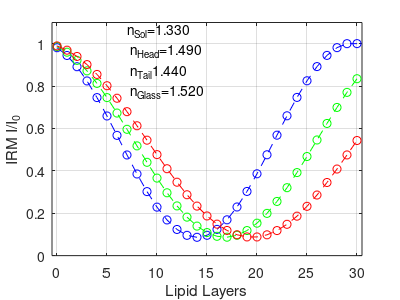
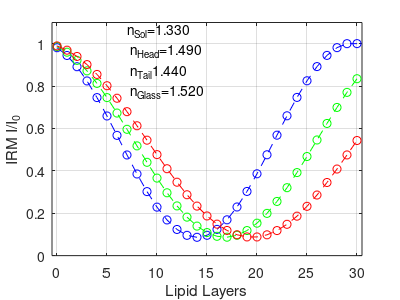
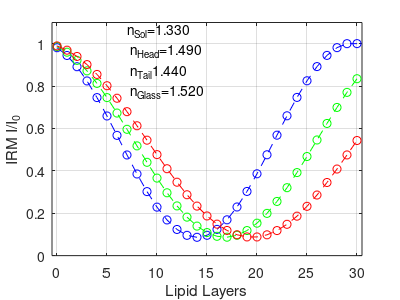

These charts were generated, in order, by the following MATLAB code:
%% IV: Head-Tail Simulation, Base Adlayer
clear; clc;

%IRM Light Wavelength
lambda1 = 450e-9;
lambda2 = 532e-9; 
lambda3 = 610e-9;

%Refractive Indices
n0 = 1.52; %Substrate refractive index
n1 = 1.49; %Phosphocholine lipid head group refractive index
n2 = 1.44; %Lipid tail group refractive index (octadecane used in model)
n3 = 1.33; %PBS top solution and water adlayer refractive index

%Distances and Wavelength
m = 0:30;
npoint=max(size(m));
d1 = 0.5e-9; %Phosphocholine head thickness
d2 = 4e-9; %Tail thickness
d3 = 1e-9; %Adlayer thickness

%Fresnel Reflectance Coefficients
r03 = (n0-n3)/(n0+n3); %Substrate to adlayer
r12 = (n1-n2)/(n1+n2); %Head to tail
r21 = -r12; %Tail to head
r13 = (n1-n3)/(n1+n3); %Head to top solution
r31 = -r13; %Adlayer to head

%Fresnel Transmittance Coefficients
t03 = 2*n0/(n0+n3);  %Substrate to adlayer
t12 = 2*n1/(n1+n2); %Head to tail
t21 = 2*n2/(n1+n2); %Tail to head
t13 = 2*n1/(n1+n3); %Head to top solution 
t31 = 2*n3/(n1+n3); %Adlayer to head

%Transfer Matrices between layers
M03 = [1,r03;r03,1]/t03; %Substrate to adlayer
M12 = [1,r12;r12,1]/t12; %Head to tail
M21 = [1,r21;r21,1]/t21; %Tail to head
M13 = [1,r13;r13,1]/t13; %Head to top solution 
M31 = [1,r31;r31,1]/t31; %Adlayer to head

%Transfer Matrices within layers
phi1_l1 = 2*pi*n1*d1/lambda1; %Head
phi2_l1 = 2*pi*n2*d2/lambda1; %Tail
phi3_l1 = 2*pi*n3*d3/lambda1; %Adlayer
M1_l1 = [exp(1i*phi1_l1),0;0,exp(-1*1i*phi1_l1)]; %Head
M2_l1 = [exp(1i*phi2_l1),0;0,exp(-1*1i*phi2_l1)]; %Tail
M3_l1 = [exp(1i*phi3_l1),0;0,exp(-1*1i*phi3_l1)]; %Adlayer

phi1_l2 = 2*pi*n1*d1/lambda2; %Head
phi2_l2 = 2*pi*n2*d2/lambda2; %Tail
phi3_l2 = 2*pi*n3*d3/lambda2; %Adlayer
M1_l2 = [exp(1i*phi1_l2),0;0,exp(-1*1i*phi1_l2)]; %Head
M2_l2 = [exp(1i*phi2_l2),0;0,exp(-1*1i*phi2_l2)]; %Tail
M3_l2 = [exp(1i*phi3_l2),0;0,exp(-1*1i*phi3_l2)]; %Adlayer

phi1_l3 = 2*pi*n1*d1/lambda3; %Head
phi2_l3 = 2*pi*n2*d2/lambda3; %Tail
phi3_l3 = 2*pi*n3*d3/lambda3; %Adlayer
M1_l3 = [exp(1i*phi1_l3),0;0,exp(-1*1i*phi1_l3)]; %Head
M2_l3 = [exp(1i*phi2_l3),0;0,exp(-1*1i*phi2_l3)]; %Tail
M3_l3 = [exp(1i*phi3_l3),0;0,exp(-1*1i*phi3_l3)]; %Adlayer

%Light Pathway: m03 - m3 - m31 - j(m1 - m12 - m2 - m21 - m1) - m13
for j=1:npoint
	M_l1 = M03*M3_l1*M31*[(M1_l1*M12*M2_l1*M21*M1_l1)^j]*M13;
	r_l1(j)=M_l1(2,1)/M_l1(1,1);
    t_l1(j)=1/M_l1(1,1);
	
	M_l2 = M03*M3_l2*M31*[(M1_l2*M12*M2_l2*M21*M1_l2)^j]*M13;
	r_l2(j)=M_l2(2,1)/M_l2(1,1);
    t_l2(j)=1/M_l2(1,1);
	
	M_l3 = M03*M3_l3*M31*[(M1_l3*M12*M2_l3*M21*M1_l3)^j]*M13;
	r_l3(j)=M_l3(2,1)/M_l3(1,1);
    t_l3(j)=1/M_l3(1,1);
end
for k=1:npoint
        R_l1(k)=norm(r_l1(k))^2;
        T_l1(k)=norm(t_l1(k))^2*n3/n0;
		
		R_l2(k)=norm(r_l2(k))^2;
        T_l2(k)=norm(t_l2(k))^2*n3/n0;
		
		R_l3(k)=norm(r_l3(k))^2;
        T_l3(k)=norm(t_l3(k))^2*n3/n0;
end

Rbg=(((n0-n3)./(n0+n3)).^2);
CIRM_l1=R_l1./Rbg;
CIRM_l2=R_l2./Rbg;
CIRM_l3=R_l3./Rbg;


%Creating the graph
figure(2);
plot(m,CIRM_l1,'b--o')
hold on 
plot(m,CIRM_l2,'g--o')
plot(m,CIRM_l3,'r--o')
hold off
xlabel('Lipid Layers')
ylabel('IRM I/I_0')
grid on;
ylim([0,1.1])
xlim([min(m)-0.5,max(m)+0.5])
textct=sprintf('n_S_o_l=%4.3f\n n_H_e_a_d=%4.3f\n n_T_a_i_l%4.3f\n n_G_l_a_s_s=%4.3f\n',n3,n1,n2,n0);
% text('Position',[20 1 0]);
% text(min(xlim())+0.6*(max(xlim())-min(xlim())),0.8*min(ylim())+0.2*(max(ylim())-min(ylim())),textct);
text(7,0.9,textct);

set(gcf,'PaperUnits','inches','PaperPosition',[0 0 4 3])
opfnhead=sprintf('nSol=%4.2f,nHead=%4.2f,nTail=%4.2f, wavelength=%4.1fnm, HeadTailBaseAdlayer',n3,n1,n2,lambda1*1e9);
print([opfnhead,'.png'],'-dpng');
dlmwrite([opfnhead,'.dat'],[m,CIRM_l1],'\t');
I_glass=4000;
Mimg=I_glass*ones(1024,1024);
Mimg(212:812,212:812)=I_glass*CIRM_l1(2);
Mimg(412:612,412:612)=I_glass*CIRM_l1(3);
imwrite(uint16(Mimg),[opfnhead,'.tif']);

opfnhead=sprintf('nSol=%4.2f,nHead=%4.2f,nTail=%4.2f, wavelength=%4.1fnm, HeadTailBaseAdlayer',n3,n1,n2,lambda2*1e9);
print([opfnhead,'.png'],'-dpng');
dlmwrite([opfnhead,'.dat'],[m,CIRM_l2],'\t');
I_glass=4000;
Mimg=I_glass*ones(1024,1024);
Mimg(212:812,212:812)=I_glass*CIRM_l2(2);
Mimg(412:612,412:612)=I_glass*CIRM_l2(3);
imwrite(uint16(Mimg),[opfnhead,'.tif']);

opfnhead=sprintf('nSol=%4.2f,nHead=%4.2f,nTail=%4.2f, wavelength=%4.1fnm, HeadTailBaseAdlayer',n3,n1,n2,lambda3*1e9);
print([opfnhead,'.png'],'-dpng');
dlmwrite([opfnhead,'.dat'],[m,CIRM_l3],'\t');
I_glass=4000;
Mimg=I_glass*ones(1024,1024);
Mimg(212:812,212:812)=I_glass*CIRM_l3(2);
Mimg(412:612,412:612)=I_glass*CIRM_l3(3);
imwrite(uint16(Mimg),[opfnhead,'.tif']);
